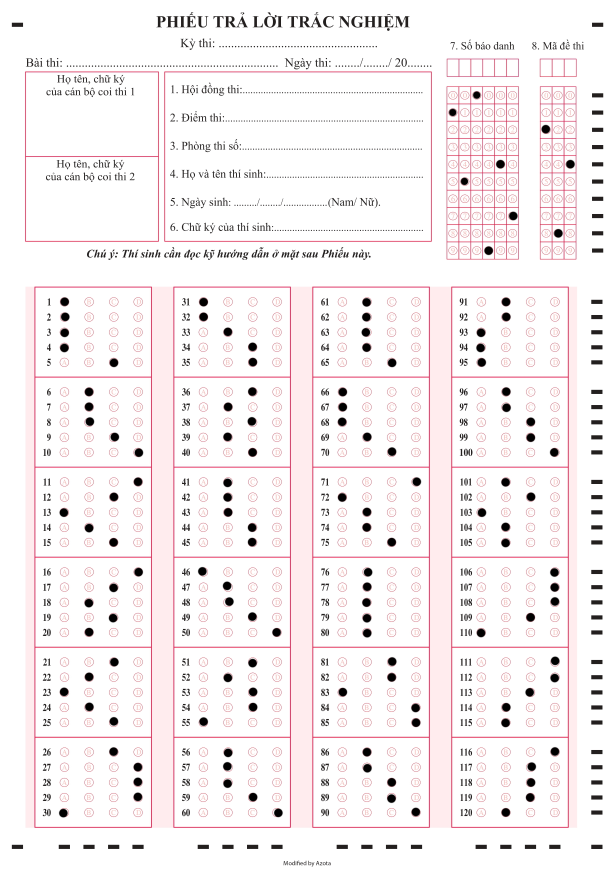
#> input picture img/1.jpg, 2457 x 3508 px (shown at 1/4 size)
$ python demo.py
#> lines starting #> are read from the running program, lines starting #| are printed output that depends on the picture; after the words box and inside, x2 and y2 are one past the last pixel; in counts of white or black regions, pixels touching at a corner belong together
### detect.py
import cv2
import papercheck as Grade

class Detect():
    width, height = 1830, 2560
    def __init__(self, path_image, find_exam=False):
        self.image = cv2.resize(cv2.imread(path_image), (self.width, self.height))
        if find_exam:
            self.image = self._find_exam()
    # [4 lines left out: function _find_exam, not called in this run]
    def get_exam(self):
        return self.image
    def get_sheet_ans(self):
        return Grade.extract_part_area(self.image, "sheet_ans")
    def get_test_code(self):
        return Grade.extract_part_area(self.image, "test_code")
    def get_student_code(self):
        return Grade.extract_part_area(self.image, "student_code")

### papercheck.py
import cv2
import numpy as np

RATIO_COORDINATES = {
    "test_code":[0.876, 0.94, 0.0975, 0.298],
    "student_code":[0.727, 0.845,0.0975, 0.298],
    "sheet_ans":[0.055, 0.927, 0.326, 0.9455]
}
MINMAX_AREA = {
    "test_code":[50000,70000],
    "student_code":[100000, 120000],
    "sheet_ans":[500000,600000]
}

width,height = 1830,2560

def display(img, ratio = 0.4, time_sec = 5):
    img = cv2.resize(img, (0, 0), fx=ratio, fy=ratio)
    cv2.imshow("show",img)
    cv2.waitKey(int(time_sec * 1000))
    cv2.destroyAllWindows()

def extract_part_area(image, name):
    mi,mx = MINMAX_AREA[name]
    countours = get_contours(image, minArea=mi, maxArea=mx)
    results = []
    for in4 in countours:
        x, y, w, h = cv2.boundingRect(in4[4])
        cropped_img = image[y:y+h, x:x+w]
        results.append([[x,y,w,h],cropped_img])
    # Xêp theo x tăng dần
    results.sort(key=lambda x: x[0][0])
    return results

def get_contours(img,cThread=[100,100],minArea=1000, maxArea=int(1e7), filter=4):
    # Xử lý ảnh
    imgGray = cv2.cvtColor(img, cv2.COLOR_BGR2GRAY)
    imgBlur = cv2.GaussianBlur(imgGray, (5, 5), 1)
    imgCanny = cv2.Canny(imgBlur,cThread[0],cThread[1])
    kernel = np.ones((5,5))
    imgDilation = cv2.dilate(imgCanny, kernel, iterations = 3)
    erode = cv2.erode(imgDilation, kernel, iterations = 2)
    _, thresh = cv2.threshold(erode, 127, 255, 0)
    # Tìm các contours
    contours, _ = cv2.findContours(thresh, cv2.RETR_TREE, cv2.CHAIN_APPROX_SIMPLE)
    final_countours = []
    for contour in contours:
        area = cv2.contourArea(contour)
        if area > minArea and area < maxArea:
            # print(area)
            peri = cv2.arcLength(contour,True)
            approx = cv2.approxPolyDP(contour,0.02*peri,True)
            bbox = cv2.boundingRect(approx)
            if filter > 0:
                if len(approx) == filter:
                    final_countours.append([len(approx),area,approx,bbox,contour])
            else:
                final_countours.append([len(approx),area,approx,bbox,contour])
    final_countours = sorted(final_countours, key = lambda x:x[1], reverse=True)
    return final_countours

# Hàm hỗ trợ tìm bài kiểm tra
# [20 lines left out: functions wrap_image, get_4_contour, not called in this run]

### Grade.py
import cv2
import numpy as np
from detect import Detect

class Grading:
    def __init__(self, path, answer_keys, num_questions=40):
        self.num_questions = num_questions
        self.answer_keys = answer_keys[:self.num_questions]

        self.detector = Detect(path, find_exam=False)
        self.origin_image = self.detector.get_exam()
        self.result_image = self.origin_image.copy()
        self.answers = self.get_answers()
    def get_answers(self):
        full_answers = []
        for index_sheet, (points, sheet) in enumerate(self.detector.get_sheet_ans()):
#> in get_contours, `imgCanny = cv2.Canny(imgBlur,cThread[0],cThread[1])`:
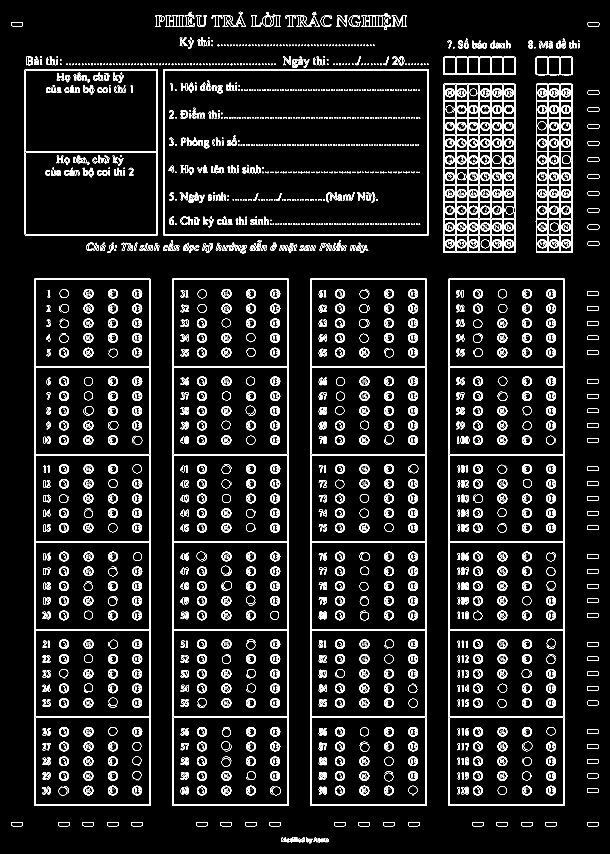
#> imgCanny: shape (2560, 1830) (shown at 1/3 size); 5.2% white in thin lines or dots
#> in get_contours, `imgDilation = cv2.dilate(imgCanny, kernel, iterations = 3)`:
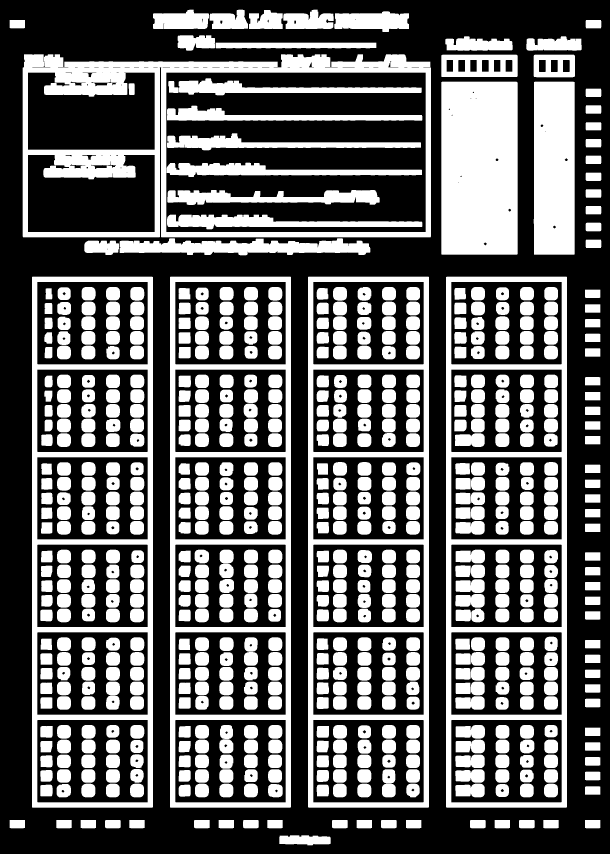
#> imgDilation: shape (2560, 1830) (shown at 1/3 size); 38.6% white; 678 white regions
#> in get_contours, `contours, _ = cv2.findContours(thresh, cv2.RETR_TREE, cv2.CHAIN_APPROX..`: contours = 895 contours; largest, box (x1, y1, x2, y2) and area: (72, 167, 1289, 708) 626388, (514, 834, 869, 2419) 560733, (928, 834, 1283, 2419) 560732, (100, 834, 455, 2419) 560732, (1342, 834, 1697, 2419) 560731
#> in extract_part_area, `countours = get_contours(image, minArea=mi, maxArea=mx)`: countours = 4 items
#> the loop in get_answers, `for index_sheet, (points, sheet) in enumerate(self.detector.get_sheet_..` made 4 passes
#> start_width on pass 1: 63
            if len(full_answers) >= self.num_questions:
                break
            start_width = int(sheet.shape[1] * 0.18)
            sheet = sheet[:, start_width:]

            part_height = sheet.shape[0] // 6
            parts = [sheet[i*part_height:(i+1)*part_height, :] for i in range(6)]

            for index, five_ans in enumerate(parts):
                start_key, end_key = index_sheet*30 + index*5, min(index_sheet*30 + (index+1)*5, self.num_questions)
                # print(start_key, end_key)
                keys = self.answer_keys[start_key: end_key]

                start_points = points[0] + start_width, points[1] + index*part_height
                num_ans = len(full_answers)
                full_answers += self.grading_sheet(start_points, five_ans, keys, num_ans)

        return np.array(full_answers)
    def grading_sheet(self,points, img, keys, num_ans):
        n_row, n_col = 5,4
        (start_x, start_y)  = points

        padding_y = 16
        start_y += padding_y
        img = img[padding_y:-padding_y,0:-5]

        height, width, _ = img.shape
        row_height = height / n_row
        col_width = width / n_col

        gray = cv2.cvtColor(img, cv2.COLOR_BGR2GRAY)

        circles = cv2.HoughCircles(gray, cv2.HOUGH_GRADIENT, 1, height / (n_row*2),
                                param1=200, param2=10,
                                minRadius=8, maxRadius=16)
        circles = np.uint16(np.around(circles))

        dic_idx2char = {0:'A',1:'B',2:'C',3:'D'}
        _, thresh = cv2.threshold(gray, 200, 255, 0)
        answers = ['-'] * n_row
        color = {"correct":(0, 255, 0),
                "incorrect":(0,0,255),
                "key":(255,0,0)}
        # Dữ liệu của từng hàng, mỗi hàng gồm 4 circle
        data = {str(i): [] for i in range(n_row)}
        for i in circles[0, :]:
            x, y, radius = i
            row_idx = int(y / row_height )
            data[str(row_idx)].append(i)
        cnt_ans = num_ans
        for row in data:
            cnt_ans += 1
            if cnt_ans > self.num_questions:
                return answers

            for circle in data[row]:
                x, y, radius = circle
                row_idx = int(row)
                col_idx = int(x / col_width )

                # Vẽ circle của key
                if dic_idx2char[col_idx] == keys[row_idx]:
                    x_key, y_key = start_x + x, start_y + y
                    cv2.circle(self.result_image, (x_key, y_key), radius, color['key'], 3)

                mask = np.zeros_like(thresh)
                cv2.circle(mask, (x, y), radius, 255, -1)
                mean_val = cv2.mean(thresh, mask=mask)[0]

                if mean_val < 50:
                    if answers[row_idx] == '-':
                        answers[row_idx] = dic_idx2char[col_idx]
                        x_ans, y_ans = start_x + x, start_y + y
                        cv2.circle(self.result_image, ( x_ans, y_ans), radius, color['correct'] if answers[row_idx] == keys[row_idx] else color['incorrect'], 3)
                    else: # Chọn 2 đáp án cho cút
                        answers[row_idx] = 'X'
        return answers
    def get_score(self):
        correct = self.answers[:self.num_questions] == self.answer_keys[:self.num_questions]
        score = (sum(correct) / self.num_questions) * 10
        return score
    def extract_code(self, points, img, name='student_code'):
        n_row, n_col = 10, 6
        if name != 'student_code':
            n_col = 3
        start_x, start_y, width, height = points

        row_height = height / n_row
        col_width = width / n_col

        gray = cv2.cvtColor(img, cv2.COLOR_BGR2GRAY)
        blur = cv2.medianBlur(gray, 5)
        circles = cv2.HoughCircles(blur, cv2.HOUGH_GRADIENT, 1, height / (n_row*2),
                                   param1=200, param2=30,
                                   minRadius=10, maxRadius=16)
        code = [''] * n_col
        if circles is not None:
            circles = np.uint16(np.around(circles))
            for i in circles[0, :]:
                x, y, radius = i
                row_idx = int(y // row_height)
                col_idx = int(x // col_width)
                code[col_idx] = str(row_idx)

                x_true, y_true = start_x + x, start_y + y
                cv2.circle(self.result_image, (x_true, y_true), radius, (0, 255, 0), 4)
                cv2.putText(self.result_image, str(row_idx), (start_x + x - 10, start_y - 35), cv2.FONT_HERSHEY_SIMPLEX, 1.2, (0, 255, 0), 3)

        return ''.join(code)

    def extract_student_code(self):
        points, img = self.detector.get_student_code()[0]
#> call 2 of get_contours, with minArea = 100000, maxArea = 120000, filter = 4
#> in get_contours (call 2), `erode = cv2.erode(imgDilation, kernel, iterations = 2)`:
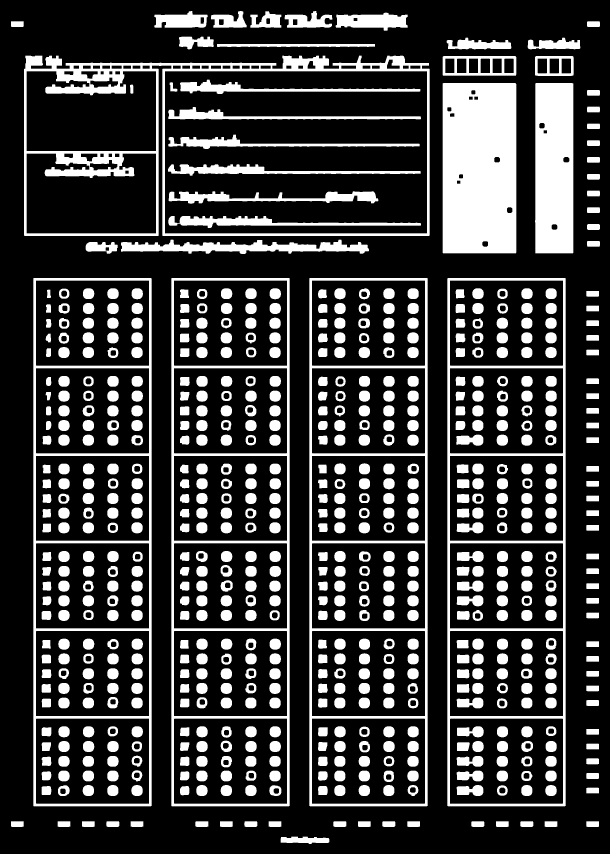
#> erode: shape (2560, 1830) (shown at 1/3 size); 23.1% white; 679 white regions, largest, box (x1, y1, x2, y2) and area: (1328, 249, 1549, 760) 111354, (72, 167, 1289, 708) 76302, (1605, 249, 1720, 760) 57427
#> the loop in get_contours (call 2), `for contour in contours:` made 895 passes
#> (area, peri, approx, bbox) on pass 806: (112192.5, 1457.1, [[1330, 249], [1328, 758], [1547, 759], [1548, 252]], (1328, 249, 221, 511))
#> after the loop in get_contours (call 2), `for contour in contours:`: final_countours = 1 item
#> the loop in extract_part_area (call 2), `for in4 in countours:` made 1 pass
#> (x, y, w, h) on pass 1: (1328, 249, 221, 511)
#> points = [1328, 249, 221, 511]
        return self.extract_code(points, img, "student_code")
#> in extract_code, `start_x, start_y, width, height = points`: start_x = 1328; start_y = 249; width = 221; height = 511
#> in extract_code, `row_height = height / n_row`: row_height = 51.1
#> in extract_code, `col_width = width / n_col`: col_width = 36.83
#> in extract_code, `blur = cv2.medianBlur(gray, 5)`:
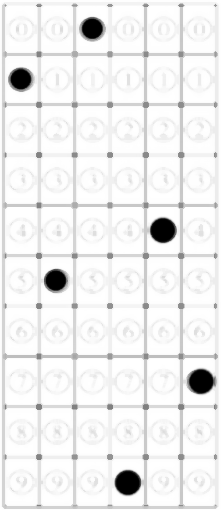
#> blur: shape (511, 221); min 0, max 255, mean 238.5
#> in extract_code, `circles = cv2.HoughCircles(blur, cv2.HOUGH_GRADIENT, 1, height / (n_ro..`: circles = [[127.5, 482.5, 13], [162.5, 229.5, 12.5], [200.5, 381.5, 12.7], [20.5, 78.5, 10.6], [55.5, 279.5, 10.6], [91.5, 28.5, 12.2]]
#> in extract_code, `circles = np.uint16(np.around(circles))`: circles = [[128, 482, 13], [162, 230, 12], [200, 382, 13], [20, 78, 11], [56, 280, 11], [92, 28, 12]]
#> the loop in extract_code, `for i in circles[0, :]:` made 6 passes
#> (x, y, radius, row_idx, col_idx, x_true, y_true) on passes 1 to 6: (128, 482, 13, 9, 3, 1456, 731), (162, 230, 12, 4, 4, 1490, 479), (200, 382, 13, 7, 5, 1528, 631), (20, 78, 11, 1, 0, 1348, 327), (56, 280, 11, 5, 1, 1384, 529), (92, 28, 12, 0, 2, 1420, 277)
#> after the loop in extract_code, `for i in circles[0, :]:`:
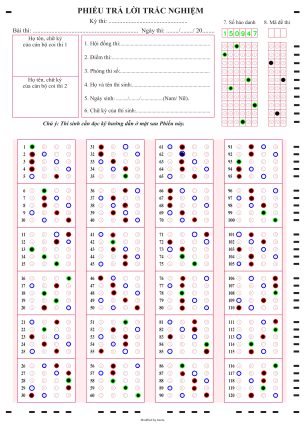
#> self.result_image: shape (2560, 1830, 3) (shown at 1/6 size); mean B, G, R 239.4, 237.2, 244.2
#> after the loop in extract_code, `for i in circles[0, :]:`: code = ['1', '5', '0', '9', '4', '7']

    def extract_test_code(self):
        points, img = self.detector.get_test_code()[0]
        return self.extract_code(points, img, "test_code")
    def get_result_image(self):
        return self.result_image


### demo.py
from papercheck import display
import cv2
import numpy as np
from Grade import Grading


ANSWER_KEYS = ['A','B','C','D'] * 120
NUM_QUESTIONS = 120

path = "img/1.jpg"

grade = Grading(path, ANSWER_KEYS, num_questions=NUM_QUESTIONS)

student_code = grade.extract_student_code()
#> student_code = '150947'
test_code = grade.extract_test_code()
#> in extract_test_code, `points, img = self.detector.get_test_code()[0]`: points = [1605, 249, 115, 511]
#> call 2 of extract_code, with name = 'test_code'
#> in extract_code (call 2), `start_x, start_y, width, height = points`: start_x = 1605; width = 115
#> in extract_code (call 2), `col_width = width / n_col`: col_width = 38.33
#> in extract_code (call 2), `blur = cv2.medianBlur(gray, 5)`:
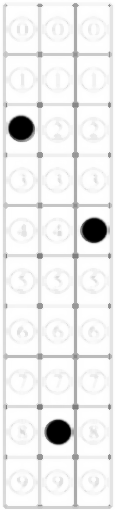
#> blur: shape (511, 115); min 0, max 255, mean 237.3
#> in extract_code (call 2), `circles = cv2.HoughCircles(blur, cv2.HOUGH_GRADIENT, 1, height / (n_ro..`: circles = [[93.5, 230.5, 13.1], [20.5, 127.5, 12.1], [57.5, 431.5, 12.1]]
#> in extract_code (call 2), `circles = np.uint16(np.around(circles))`: circles = [[94, 230, 13], [20, 128, 12], [58, 432, 12]]
#> the loop in extract_code (call 2), `for i in circles[0, :]:` made 3 passes
#> (x, y, radius, row_idx, col_idx, x_true, y_true) on passes 1 to 3: (94, 230, 13, 4, 2, 1699, 479), (20, 128, 12, 2, 0, 1625, 377), (58, 432, 12, 8, 1, 1663, 681)
#> after the loop in extract_code (call 2), `for i in circles[0, :]:`: code = ['2', '8', '4']
#> test_code = '284'
score = grade.get_score()
image = grade.get_result_image()

print("Mã thí sinh:", student_code)
#| Mã thí sinh: 150947
print("Mã đề thi:", test_code)
#| Mã đề thi: 284
print("Điểm số:", score)
display(image, 0.4, 0)
#> in display, `img = cv2.resize(img, (0, 0), fx=ratio, fy=ratio)`:
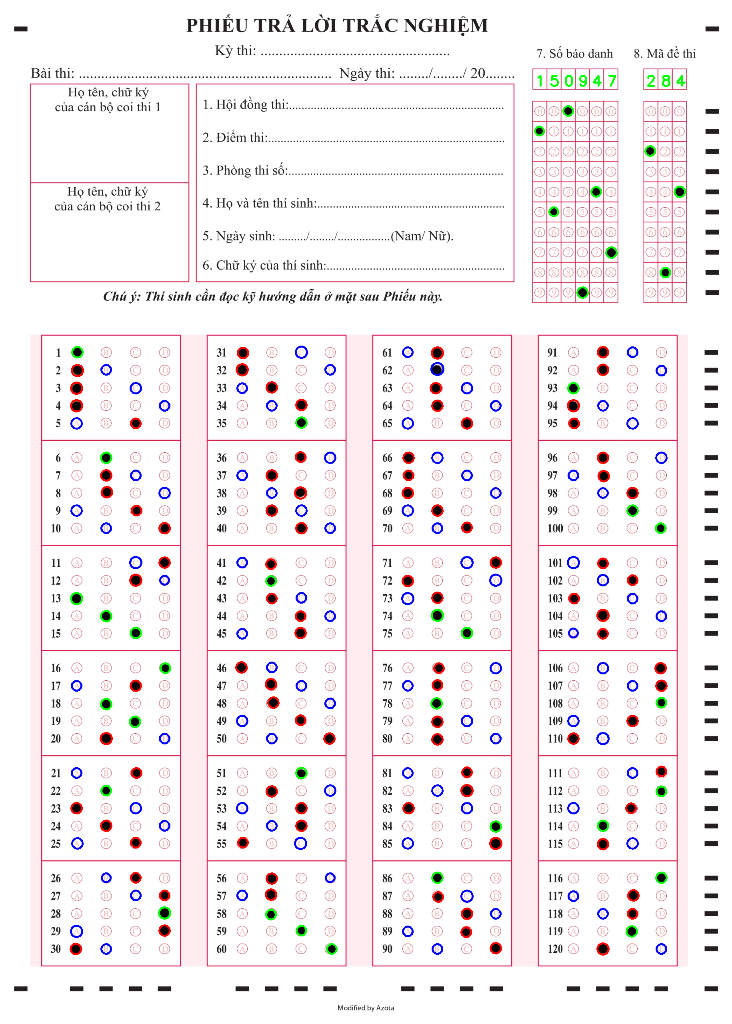
#> img: shape (1024, 732, 3); mean of channels 0, 1, 2 239.3, 237.3, 244.1; drawn as B, G, R
